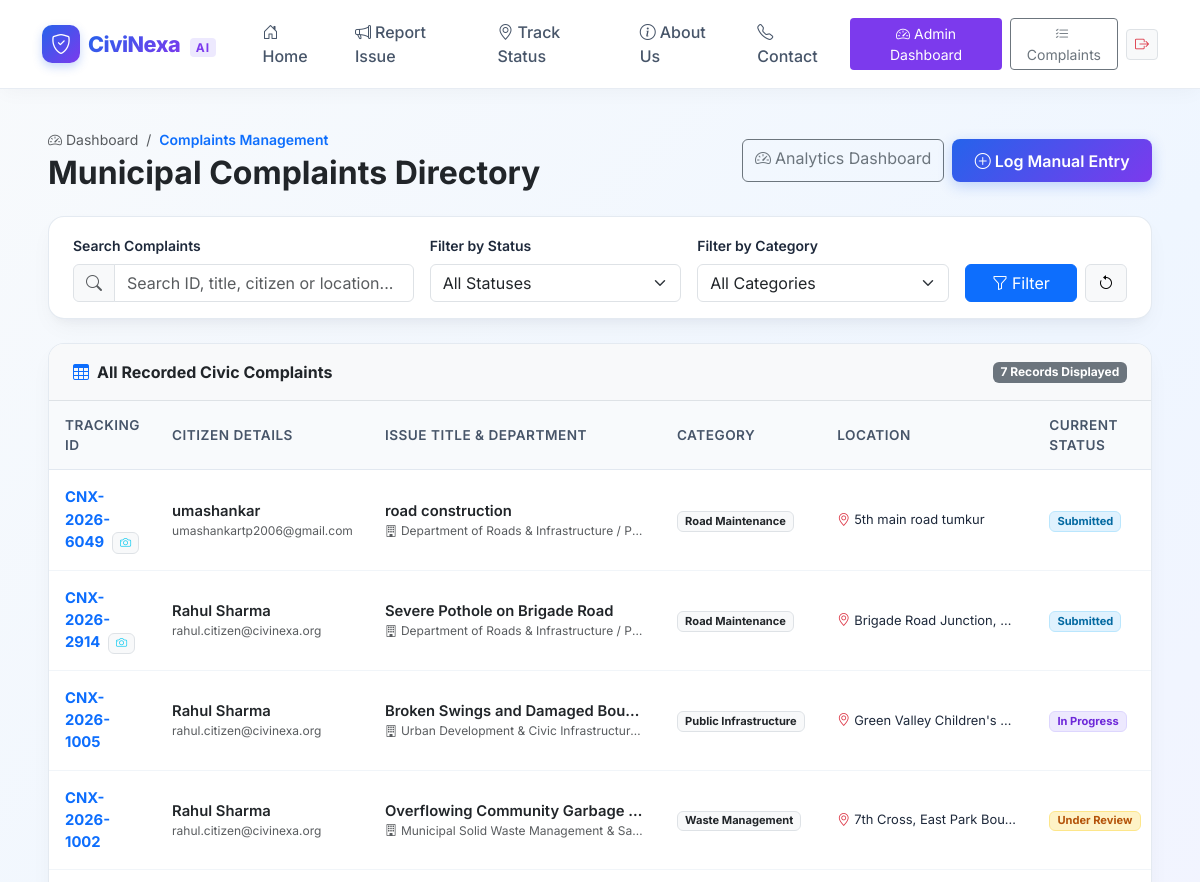
The page /admin/complaints (signed in, upper part) on the database as committed earlier.
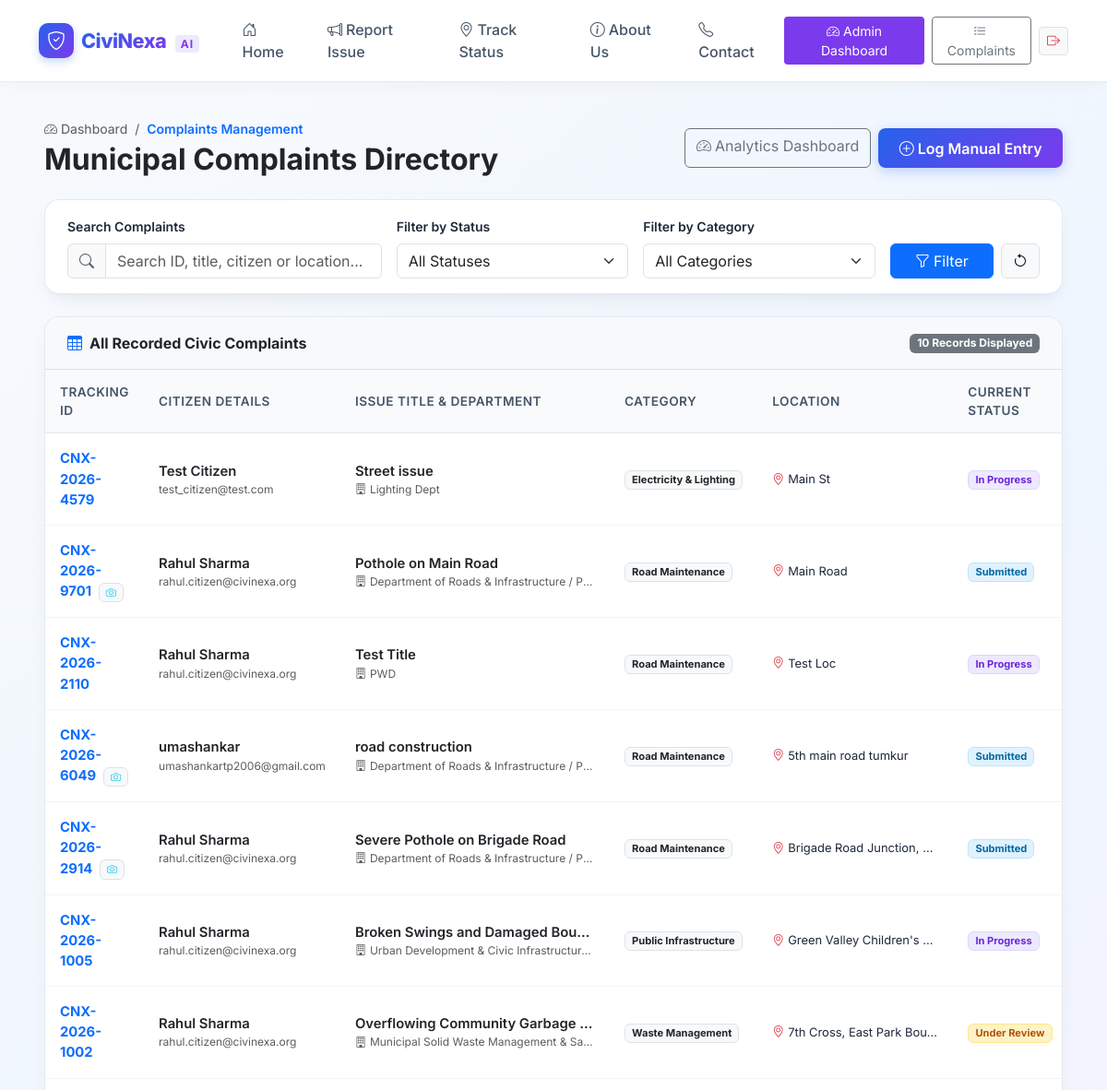
The same page on the database as committed later.
### tables this page shows
CREATE TABLE complaints (
            id INTEGER PRIMARY KEY AUTOINCREMENT,
            complaint_id TEXT UNIQUE NOT NULL,
            user_id INTEGER,
            complaint_title TEXT NOT NULL,
            description TEXT NOT NULL,
            category TEXT NOT NULL,
            suggested_department TEXT NOT NULL,
            location TEXT NOT NULL,
            latitude REAL,
            longitude REAL,
            image_path TEXT,
            status TEXT NOT NULL DEFAULT 'Submitted',
            priority TEXT DEFAULT 'Medium',
            confidence INTEGER DEFAULT 80,
            created_date TIMESTAMP DEFAULT CURRENT_TIMESTAMP,
            updated_date TIMESTAMP DEFAULT CURRENT_TIMESTAMP,
            FOREIGN KEY (user_id) REFERENCES users(id) ON DELETE SET NULL
        );

CREATE TABLE users (
            id INTEGER PRIMARY KEY AUTOINCREMENT,
            user_id TEXT UNIQUE,
            name TEXT NOT NULL,
            email TEXT UNIQUE NOT NULL,
            phone TEXT,
            password_hash TEXT NOT NULL,
            created_date TIMESTAMP DEFAULT CURRENT_TIMESTAMP
        );

### app.py (the view)
@app.route("/admin/complaints")
@admin_required
def complaints():
    status_filter = request.args.get("status", "All")
    category_filter = request.args.get("category", "All")
    search_query = request.args.get("search", "").strip()
    all_complaints = database.get_all_complaints(
        status_filter=status_filter,
        category_filter=category_filter,
        search_query=search_query
    )
    categories = list(classifier.CivicIssueClassifier.CATEGORIES_CONFIG.keys()) + ["Needs Manual Review"]
    return render_template(
        "complaints.html",
        complaints=all_complaints,
        categories=categories,
        current_status=status_filter,
        current_category=category_filter,
        search_query=search_query
    )

### app.py (called while the page is built)
def admin_required(f):
    @wraps(f)
    def decorated_function(*args, **kwargs):
        if "admin_id" not in session:
            flash("Administrator login required to access the admin portal.", "danger")
            return redirect(url_for("admin_login"))
        return f(*args, **kwargs)
    return decorated_function

### database.py (called while the page is built)
def get_db():
    os.makedirs(DB_DIR, exist_ok=True)
    conn = sqlite3.connect(DB_PATH, timeout=30.0, check_same_thread=False)
    conn.row_factory = sqlite3.Row
    conn.execute("PRAGMA foreign_keys = ON;")
    conn.execute("PRAGMA journal_mode = WAL;")
    conn.execute("PRAGMA synchronous = NORMAL;")
    conn.execute("PRAGMA busy_timeout = 30000;")
    return conn

### templates/complaints.html (shortened to what the changed rows need)
{% extends "base.html" %}
{% block content %}
<div class="container-fluid px-lg-5 py-4">
  <div class="d-flex flex-column flex-md-row justify-content-between align-items-md-center gap-3 mb-4">
    <div>
      <h2 class="fw-bold text-dark mb-0">Municipal Complaints Directory</h2>
    </div>
  </div>
  <div class="card-modern">
    <div class="p-3 px-4 border-bottom d-flex justify-content-between align-items-center bg-light">
      <div class="fw-bold text-dark">
        <i class="bi bi-table me-2 text-primary"></i>All Recorded Civic Complaints
      </div>
      <span class="badge bg-secondary">{{ complaints|length }} Records Displayed</span>
    </div>
    {% if complaints %}
      <div class="table-responsive">
        <table class="table-civic align-middle" id="adminComplaintsTable">
          <thead>
            <tr>
              <th>Tracking ID</th>
              <th>Citizen Details</th>
              <th>Issue Title & Department</th>
              <th>Category</th>
              <th>Location</th>
              <th>Current Status</th>
            </tr>
          </thead>
          <tbody>
            {% for item in complaints %}
              <tr data-status="{{ item.status }}" data-category="{{ item.category }}">
                <td>
                  <a href="{{ url_for('track', complaint_id=item.complaint_id) }}" class="fw-bold text-primary text-decoration-none">
                    {{ item.complaint_id }}
                  </a>
                  {% if item.image_path %}
                    <span class="badge bg-light text-info border ms-1" title="Photo Attached"><i class="bi bi-camera"></i></span>
                  {% endif %}
                </td>
                <td>
                  <div class="fw-semibold text-dark">{{ item.citizen_name if item.citizen_name else 'Guest / Anonymous' }}</div>
                  <div class="small text-muted" style="font-size: 0.75rem;">{{ item.citizen_email if item.citizen_email else 'No email' }}</div>
                </td>
                <td>
                  <div class="fw-semibold text-dark text-truncate" style="max-width: 260px;" title="{{ item.complaint_title }}">
                    {{ item.complaint_title }}
                  </div>
                  <div class="text-muted small text-truncate" style="max-width: 260px; font-size: 0.75rem;">
                    <i class="bi bi-building me-1"></i>{{ item.suggested_department }}
                  </div>
                </td>
                <td>
                  <span class="badge bg-light text-dark border">{{ item.category }}</span>
                </td>
                <td>
                  <div class="small text-truncate" style="max-width: 180px;" title="{{ item.location }}">
                    <i class="bi bi-geo-alt text-danger me-1"></i>{{ item.location }}
                  </div>
                </td>
                <td>
                  {% if item.status == 'Submitted' %}
                    <span class="badge badge-status-submitted">{{ item.status }}</span>
                  {% elif item.status == 'Under Review' %}
                    <span class="badge badge-status-under-review">{{ item.status }}</span>
                  {% elif item.status == 'In Progress' %}
                    <span class="badge badge-status-in-progress">{{ item.status }}</span>
                  {% elif item.status == 'Resolved' %}
                    <span class="badge badge-status-resolved">{{ item.status }}</span>
                  {% else %}
                    <span class="badge badge-status-rejected">{{ item.status }}</span>
                  {% endif %}
                </td>
              </tr>
            {% endfor %}
          </tbody>
        </table>
      </div>
    {% endif %}
  </div>
</div>
{% endblock %}

Rows that differ between the two databases and show on the page:
added complaints: complaint_id "CNX-2026-4579", name "Test Citizen", email "test_citizen@test.com", complaint_title "Street issue", suggested_department "Lighting Dept", category "Electricity & Lighting", location "Main St", status "In Progress"
added complaints: complaint_id "CNX-2026-9701", name "Rahul Sharma", email "rahul.citizen@civinexa.org", complaint_title "Pothole on Main Road", suggested_department "Department of Roads & Infrastructure / P…", category "Road Maintenance", location "Main Road", status "Submitted"
added complaints: complaint_id "CNX-2026-2110", name "Rahul Sharma", email "rahul.citizen@civinexa.org", complaint_title "Test Title", suggested_department "PWD", category "Road Maintenance", location "Test Loc", status "In Progress"
Other text that changed with them:
{{ complaints|length }}: "7" → "10"
